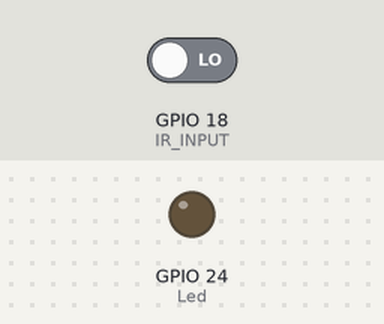
Bench run of a program on a simulated Raspberry Pi (BCM pin numbers). Shown: output pins drawn as LEDs (lit = HIGH). The inputs (shaded band) are chosen by the test bench; at power-on: GPIO 18 (IR_INPUT) LOW.

Above: at 1.2 s.
1.3 s: GPIO 18 (IR_INPUT) driven HIGH
At 1.7 s:
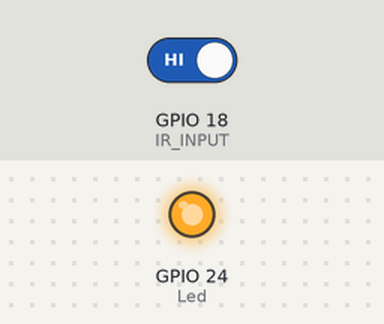
2.8 s: GPIO 18 (IR_INPUT) driven LOW
At 4.0 s:
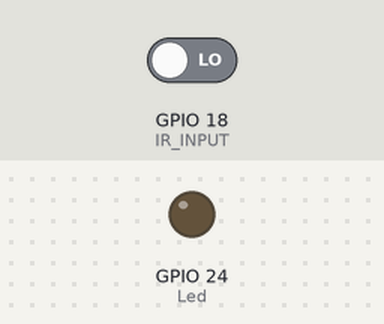
Timing chart, 0 to 5.8 s (numbered marks = the images above; inputs shaded):
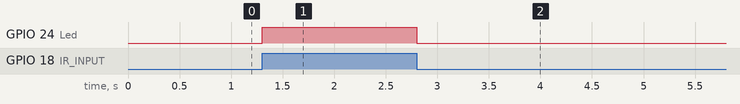

Measured:
- after the input at 1.3 s, GPIO 24 (Led): LOW → HIGH at once
- after the input at 2.8 s, GPIO 24 (Led): HIGH → LOW at once

The program:

IR_led_glow.py
```python
# import the library that allows us to logically access the GPIO pins
# refer to the library as G, it is like an alias
import RPi.GPIO as G

#import the sleep module from time library that allow us to provide delay
from time import sleep

#To disable warning of channel is already in use
G.setwarnings(False)

# use the BCM numbering scheme or we can use BOARD scheme also
G.setmode(G.BCM)

# set pin 18 in input mode in direction IN
IR_INPUT= 18
G.setup(IR_INPUT,G.IN)

# set pin 24 in output mode in direction OUT
Led = 24
G.setup(24,G.OUT)

#main loop starts
try:
	#whenever there input is recieved from IR sensor
	while(True):
		#store input in status variable
		status = G.input(IR_INPUT)

		#if input is true then glow the led
		if (status == True):
			G.output(Led,True)
			sleep(0.1)
		G.output(Led,False)


#end program cleanly
except Exception as ex:
	G.cleanup()

#finally off the led
finally:
	G.output(Led,Falsse)
```
